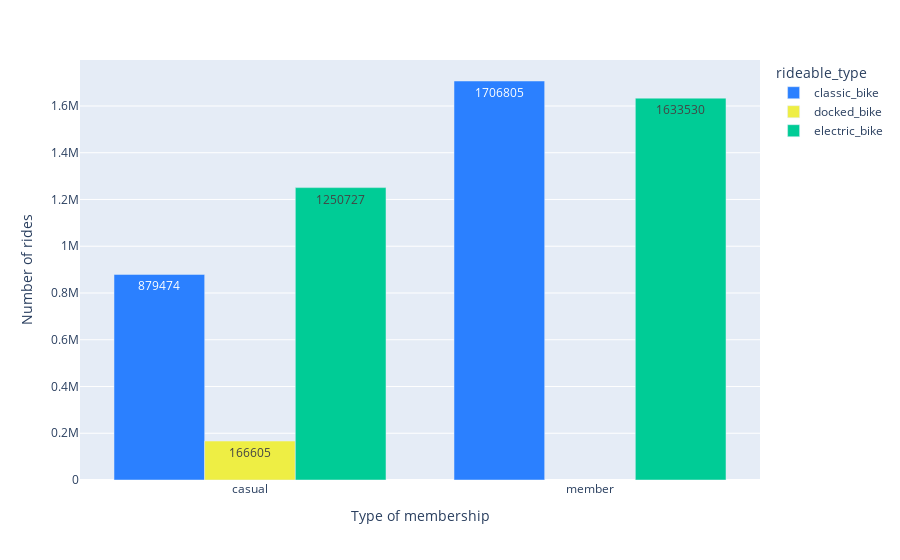

Write notebook code for a chart like this one.
### Markdown cell above
The rides are split almost 60/40 between members and casuals.

* Members have 3.340.335 trips

* Users have 2.296.806 trips

For a grand total of 5.637.141 trips. 

The following graph is the number of rides by type of bike and type of membership:

### Code cell
# Type of ride 
fig_3a = round(df1.groupby(['rideable_type','member_casual'], as_index=False).count())

px.bar(fig_3a, x = 'member_casual', y = 'ride_id',
       color = 'rideable_type',
       barmode='group',
       labels = {'ride_id': 'Number of rides', 'member_casual': 'Type of membership'},
       color_discrete_map = {'classic_bike': '#2b80ff', 'docked_bike': '#eeee44'},
       text = 'ride_id'
      )

### Figure 1 — Plotly figure (JSON) as saved in the notebook; plotly's stock layout.template omitted (floating-point values rounded to 4 significant figures)
{"data": [{"alignmentgroup": "True", "hovertemplate": "rideable_type=classic_bike<br>Type of membership=%{x}<br>Number of rides=%{text}<extra></extra>", "legendgroup": "classic_bike", "marker": {"color": "#2b80ff", "pattern": {"shape": ""}}, "name": "classic_bike", "offsetgroup": "classic_bike", "orientation": "v", "showlegend": true, "text": [879474, 1706805], "textposition": "auto", "type": "bar", "x": ["casual", "member"], "xaxis": "x", "y": [879474, 1706805], "yaxis": "y"}, {"alignmentgroup": "True", "hovertemplate": "rideable_type=docked_bike<br>Type of membership=%{x}<br>Number of rides=%{text}<extra></extra>", "legendgroup": "docked_bike", "marker": {"color": "#eeee44", "pattern": {"shape": ""}}, "name": "docked_bike", "offsetgroup": "docked_bike", "orientation": "v", "showlegend": true, "text": [166605], "textposition": "auto", "type": "bar", "x": ["casual"], "xaxis": "x", "y": [166605], "yaxis": "y"}, {"alignmentgroup": "True", "hovertemplate": "rideable_type=electric_bike<br>Type of membership=%{x}<br>Number of rides=%{text}<extra></extra>", "legendgroup": "electric_bike", "marker": {"color": "#00cc96", "pattern": {"shape": ""}}, "name": "electric_bike", "offsetgroup": "electric_bike", "orientation": "v", "showlegend": true, "text": [1250727, 1633530], "textposition": "auto", "type": "bar", "x": ["casual", "member"], "xaxis": "x", "y": [1250727, 1633530], "yaxis": "y"}], "layout": {"autosize": true, "barmode": "group", "legend": {"title": {"text": "rideable_type"}, "tracegroupgap": 0}, "margin": {"t": 60}, "xaxis": {"anchor": "y", "autorange": true, "domain": [0, 1], "range": [-0.5, 1.5], "title": {"text": "Type of membership"}, "type": "category"}, "yaxis": {"anchor": "x", "autorange": true, "domain": [0, 1], "range": [0, 1797000.0], "title": {"text": "Number of rides"}, "type": "linear"}}}
